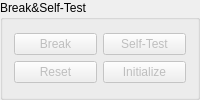
       <widget class="QGroupBox" name="groupBox_4">
        <property name="title">
         <string>Break&amp;&amp;Self-Test</string>
        </property>
        <layout class="QVBoxLayout" name="verticalLayout_7">
         <item>
          <layout class="QGridLayout" name="gridLayout_16">
           <item row="0" column="0">
            <widget class="QPushButton" name="breakButton">
             <property name="enabled">
              <bool>false</bool>
             </property>
             <property name="text">
              <string>Break</string>
             </property>
             <property name="autoDefault">
              <bool>false</bool>
             </property>
             <property name="default">
              <bool>false</bool>
             </property>
            </widget>
           </item>
           <item row="0" column="1">
            <widget class="QPushButton" name="selfTestButton">
             <property name="enabled">
              <bool>false</bool>
             </property>
             <property name="text">
              <string>Self-Test</string>
             </property>
             <property name="autoDefault">
              <bool>false</bool>
             </property>
             <property name="default">
              <bool>false</bool>
             </property>
            </widget>
           </item>
           <item row="1" column="0">
            <widget class="QPushButton" name="resetButton">
             <property name="enabled">
              <bool>false</bool>
             </property>
             <property name="text">
              <string>Reset</string>
             </property>
             <property name="autoDefault">
              <bool>false</bool>
             </property>
             <property name="default">
              <bool>false</bool>
             </property>
            </widget>
           </item>
           <item row="1" column="1">
            <widget class="QPushButton" name="initializeButton">
             <property name="enabled">
              <bool>false</bool>
             </property>
             <property name="text">
              <string>Initialize</string>
             </property>
             <property name="autoDefault">
              <bool>false</bool>
             </property>
             <property name="default">
              <bool>false</bool>
             </property>
            </widget>
           </item>
          </layout>
         </item>
        </layout>
       </widget>
